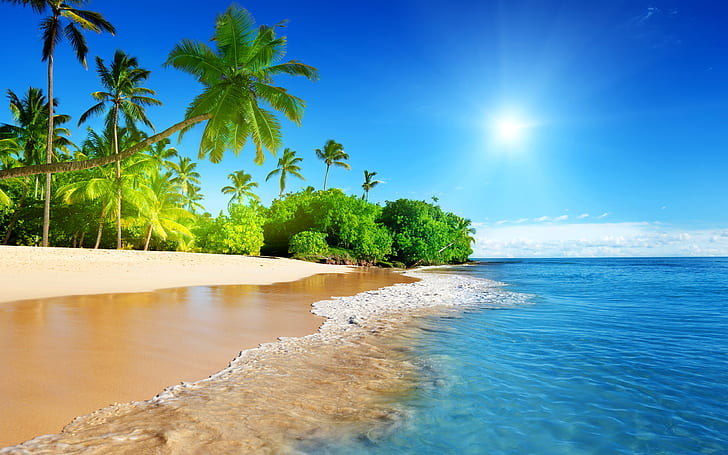
#> input picture image for lab.jpg, 728 x 455 px, found by its file name
$ python 'power and log transform.py'
#> lines starting #> are read from the running program, lines starting #| are printed output that depends on the picture
import numpy as np
import matplotlib.pyplot as plt
from PIL import Image

image=Image.open("D:\OneDrive\Desktop\image for lab.jpg").convert('RGB')
#> image is the input picture: PIL image 728x455 RGB; mean R, G, B 102.1, 150.3, 162.9

image_array=np.array(image)

# Define the gamma value
gamma = 1.9

# Apply power-law (gamma) transformation
c = 255 / (np.max(image_array) ** gamma)  # Calculate scaling constant
#> c = 0.00683
power_image = c * (image_array ** gamma)   # Apply the transformation
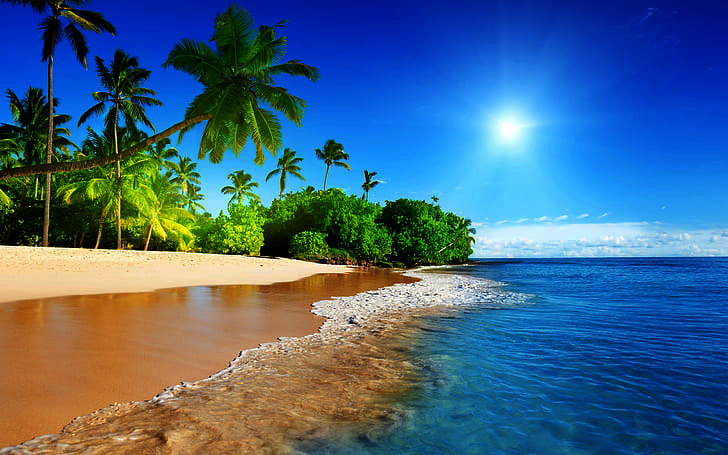
#> power_image: shape (455, 728, 3) float64; mean R, G, B 67.8, 102.3, 130.7

# Convert to uint8 for display
power_image = np.array(power_image, dtype=np.uint8)

log_c=255/(np.log(1+np.max(image_array)))
#> log_c = 45.99

log_image= log_c* (np.log(1+ image_array))
#> log_image: shape (455, 728, 3) float16; 1.64% of the values are NaN or infinite; the others: min 0, max 255, mean 210.8

log_image=np.array(log_image,dtype=np.uint8)
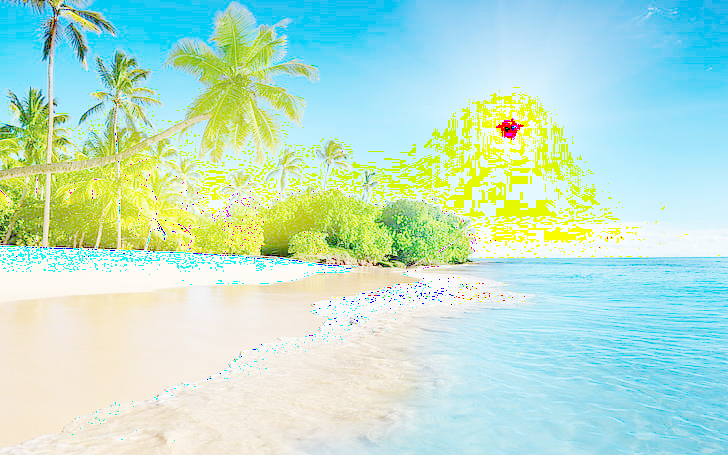
#> log_image: shape (455, 728, 3); mean R, G, B 187.1, 226.3, 207.2

plt.figure(figsize=(12,6))
plt.subplot(1,3,1)
plt.imshow(image,cmap="gray")
plt.title("original Image")
plt.axis("off")

plt.subplot(1,3,2)
plt.imshow(power_image,cmap="gray")
plt.title(f"Power Image Gamma= ({gamma})")
plt.axis("off")

plt.subplot(1,3,3)
plt.imshow(log_image,cmap="gray")
plt.title("Log Image ")
plt.axis("off")

plt.show()
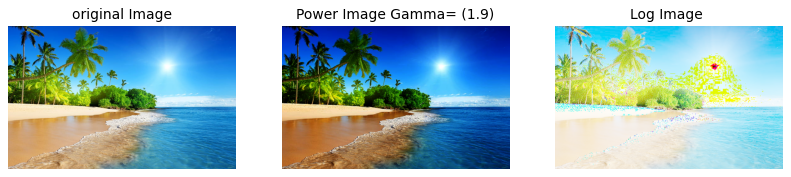
#> figure drawn by matplotlib, 3 panels

$ run again, with lab_image.jpg copied over image for lab.jpg
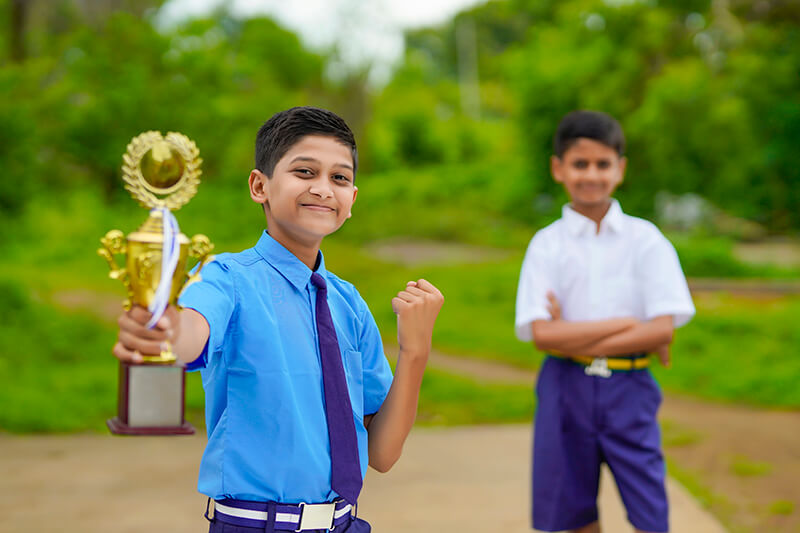
#> input picture lab_image.jpg, 800 x 533 px, found by its file name
#> image is the input picture: PIL image 800x533 RGB; mean R, G, B 113.7, 130.8, 72.1
#> c = 0.00683
#> `power_image = c * (image_array ** gamma)`:
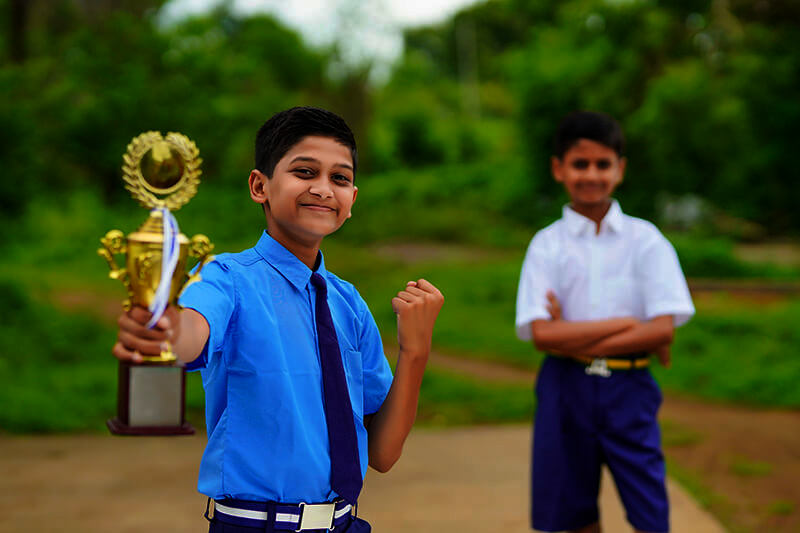
#> power_image: shape (533, 800, 3) float64; mean R, G, B 66.7, 79.3, 48.6
#> log_c = 45.99
#> `plt.show()`:
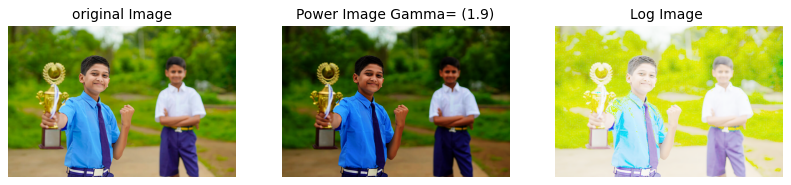
#> figure drawn by matplotlib, 3 panels

$ run again, with line detection.jpg copied over image for lab.jpg
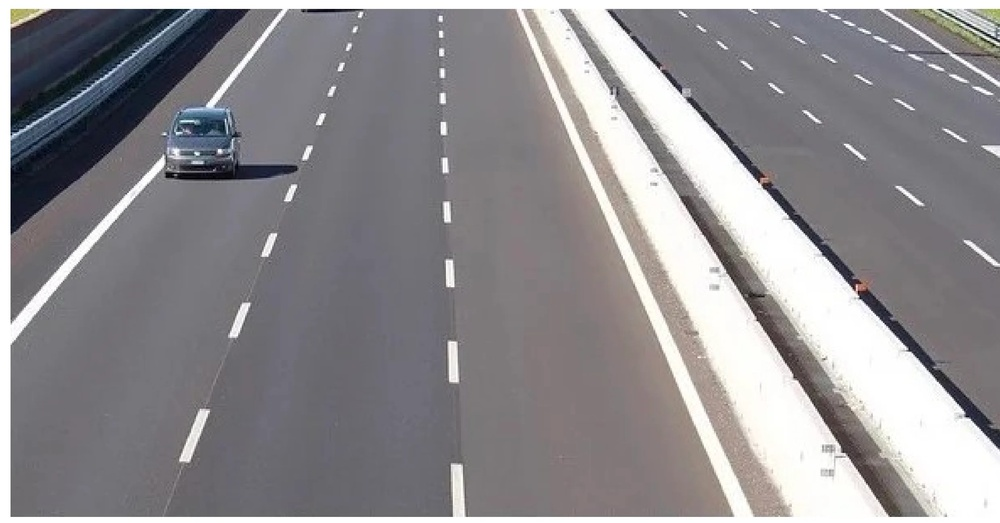
#> input picture line detection.jpg, 1000 x 523 px, shrunk from 2469 x 1291 before the run, found by its file name
#> image is the input picture: PIL image 1000x523 RGB; mean R, G, B 142, 139.7, 142.7
#> c = 0.00683
#> `power_image = c * (image_array ** gamma)`:
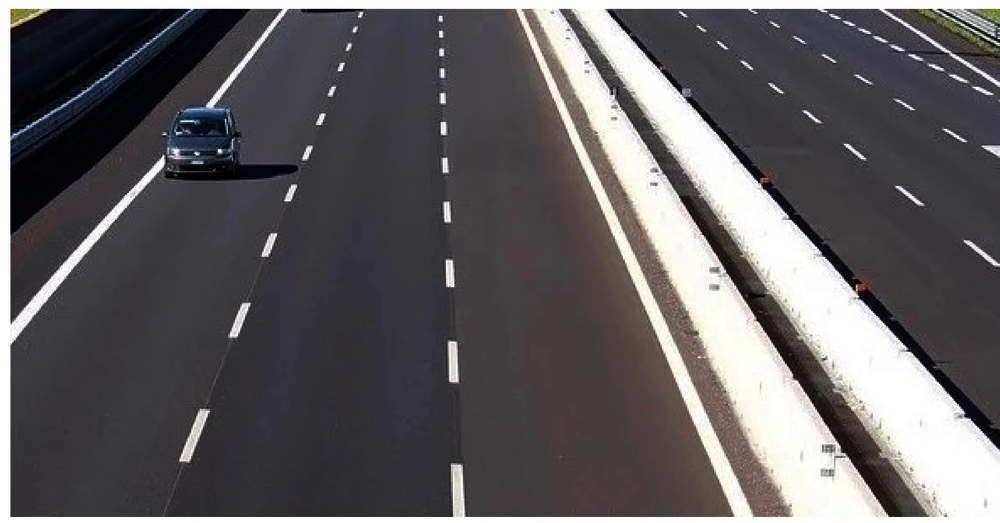
#> power_image: shape (523, 1000, 3) float64; mean R, G, B 96.2, 93.6, 95.5
#> log_c = 45.99
#> `plt.show()`:
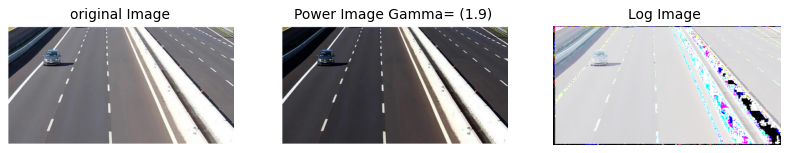
#> figure drawn by matplotlib, 3 panels
